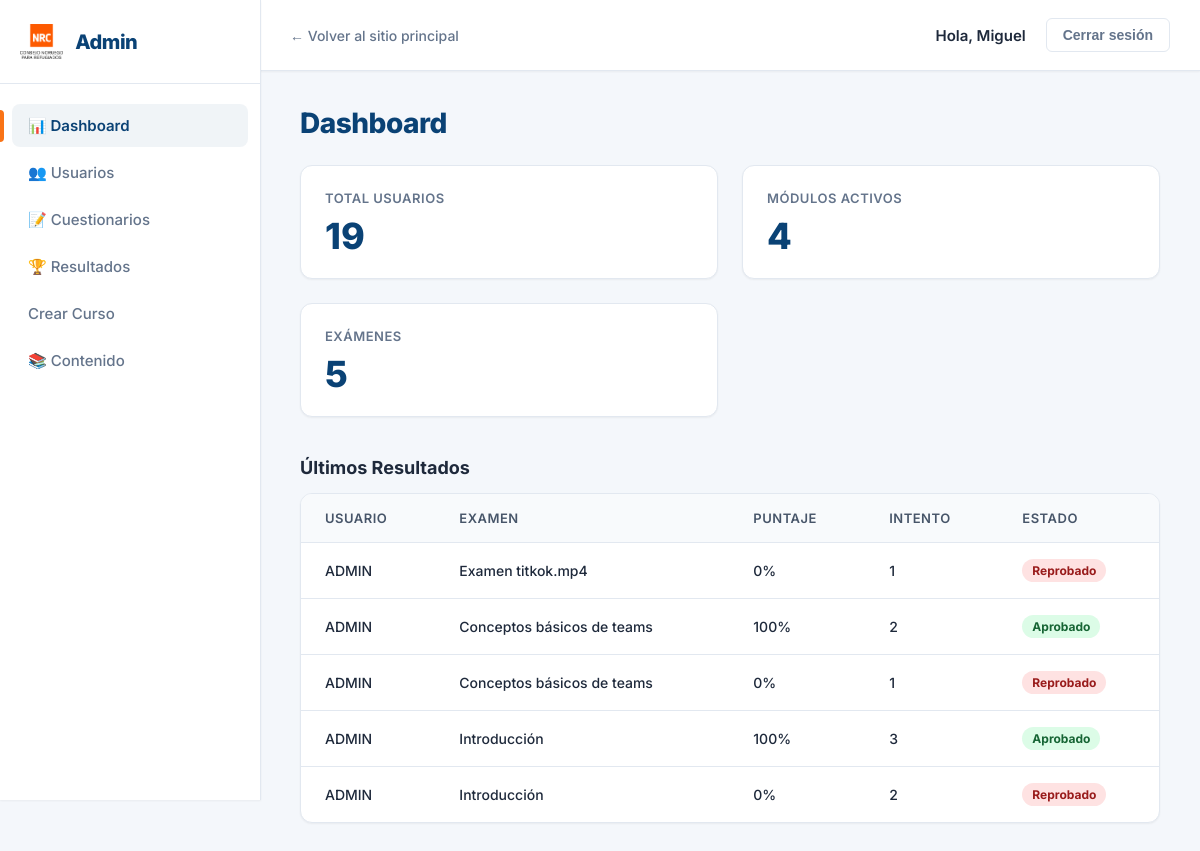
The page /panel/ (signed in) on the database its author committed.
### WebDjango/models.py (models this page shows, shortened)
class ResultadoCuestionario(models.Model):
    usuario = models.ForeignKey(
        User,
        on_delete=models.CASCADE
    )
    examen = models.ForeignKey(
        Examen,
        on_delete=models.CASCADE
    )
    puntaje = models.PositiveIntegerField()
    aprobado = models.BooleanField(
        default=False
    )
    intento = models.PositiveIntegerField(
        default=1
    )
    class Meta:
        unique_together = (
            "usuario",
            "examen",
            "intento"
        )

class User(models.Model):
    nombreUser=models.CharField(max_length=45)
    cargo=models.CharField(max_length=45)
    ROL_idrol=models.ForeignKey("Rol", on_delete=models.CASCADE, null=True, blank=True)
    paisUser=models.ForeignKey("Pais", on_delete=models.CASCADE, null=True, blank=True )
    Unidad_idUnidad=models.ForeignKey("Unidad", on_delete=models.CASCADE, null=True, blank=True)

class Examen(models.Model):
    video = models.OneToOneField(videos,
        on_delete=models.CASCADE,
        related_name="examen"
    )
    tituloExamen = models.CharField(max_length=200)

### WebDjango/views.py (the view)
# urls.py: path('panel/', views.panel_dashboard, name='panel_dashboard'),
@staff_member_required
def panel_dashboard(request):
    total_usuarios = AuthUser.objects.count()
    total_modulos = Modulo.objects.count()
    total_examenes = Examen.objects.count()
    ultimos_resultados = ResultadoCuestionario.objects.select_related('usuario', 'examen').order_by('-id')[:5]
    return render(request, 'admin_panel/dashboard.html', {
        'total_usuarios': total_usuarios,
        'total_modulos': total_modulos,
        'total_examenes': total_examenes,
        'ultimos_resultados': ultimos_resultados
    })

### templates/admin_panel/dashboard.html (shortened to what this page needs)
{% extends 'admin_panel/base_panel.html' %}
{% block content %}
    <h1>Dashboard</h1>
    <div class="card-grid">
        <div class="kpi-card">
            <div class="kpi-title">Total Usuarios</div>
            <div class="kpi-value">{{ total_usuarios }}</div>
        </div>
        <div class="kpi-card">
            <div class="kpi-title">Módulos Activos</div>
            <div class="kpi-value">{{ total_modulos }}</div>
        </div>
        <div class="kpi-card">
            <div class="kpi-title">Exámenes</div>
            <div class="kpi-value">{{ total_examenes }}</div>
        </div>
    </div>
    <h3>Últimos Resultados</h3>
    <div class="table-container">
        <table>
            <thead>
                <tr>
                    <th>Usuario</th>
                    <th>Examen</th>
                    <th>Puntaje</th>
                    <th>Intento</th>
                    <th>Estado</th>
                </tr>
            </thead>
            <tbody>
                {% for res in ultimos_resultados %}
                <tr>
                    <td>{{ res.usuario.nombreUser }}</td>
                    <td>{{ res.examen.tituloExamen }}</td>
                    <td>{{ res.puntaje }}%</td>
                    <td>{{ res.intento }}</td>
                    <td>
                        {% if res.aprobado %}
                            <span class="badge success">Aprobado</span>
                        {% else %}
                            <span class="badge danger">Reprobado</span>
                        {% endif %}
                    </td>
                </tr>
                {% empty %}
                <tr>
                    <td colspan="5" class="text-center text-muted" style="padding: 30px;">No hay resultados recientes.</td>
                </tr>
                {% endfor %}
            </tbody>
        </table>
    </div>
{% endblock %}

### templates/admin_panel/base_panel.html (shortened to what this page needs)
{% load static %}
<!DOCTYPE html>
<html lang="es">
<head>
    <link rel="stylesheet" href="{% static 'css/admin_panel.css' %}?v=1">
</head>
<body>
    <aside class="admin-sidebar">
        <div class="sidebar-header">
            <img src="{% static 'imagenes/NRClogo.png' %}" alt="Logo NRC">
            <h2>Admin</h2>
        </div>
        <ul class="sidebar-menu">
            <li>
                <a href="{% url 'panel_dashboard' %}"
                    class="{% if request.resolver_match.url_name == 'panel_dashboard' %}active{% endif %}">
                    📊 Dashboard
                </a>
            </li>
            <li>
                <a href="{% url 'panel_usuarios' %}"
                    class="{% if request.resolver_match.url_name == 'panel_usuarios' or request.resolver_match.url_name == 'panel_editar_usuario' %}active{% endif %}">
                    👥 Usuarios
                </a>
            </li>
            <li>
                <a href="{% url 'panel_cuestionarios' %}"
                    class="">
                    📝 Cuestionarios
                </a>
            </li>
            <li>
                <a href="{% url 'panel_resultados' %}"
                    class="{% if request.resolver_match.url_name == 'panel_resultados' %}active{% endif %}">
                    🏆 Resultados
                </a>
            </li>
            <li>
                <a href="{% url 'registro_modulo_y_cursos' %}">Crear Curso</a>
            </li>
            <li>
                <a href="{% url 'panel_contenido' %}"
                    class="{% if request.resolver_match.url_name == 'panel_contenido' or request.resolver_match.url_name == 'panel_editar_modulo' or request.resolver_match.url_name == 'panel_editar_curso' %}active{% endif %}">
                    📚 Contenido
                </a>
            </li>
        </ul>
    </aside>
    <main class="admin-main">
        <header class="admin-header">
            <div class="nav-left">
                <a href="{% url 'home' %}">← Volver al sitio principal</a>
            </div>
            <div class="user-profile">
                <span style="color: var(--text-main);">Hola, {{ request.user.username }}</span>
                <form method="post" action="{% url 'salir' %}" style="margin: 0;">
                    <button type="submit" class="logout-btn">Cerrar sesión</button>
                </form>
            </div>
        </header>
        <section class="admin-content">
            {% block content %}
            {% endblock %}
        </section>
    </main>
</body>
</html>

### static/css/admin_panel.css (style rules this page uses)
:root { --bg-main: #f4f7fb; --bg-sidebar: #ffffff; --bg-card: #ffffff; --text-main: #1e293b; --text-muted: #64748b; --accent-blue: #0a4275; --accent-blue-hover: #0d5699; --accent-orange: #f97316; --accent-orange-hover: #ea580c; --border-color: #e2e8f0; --shadow-sm: 0 1px 2px 0 rgb(0 0 0 / 0.05); --shadow-md: 0 4px 6px -1px rgb(0 0 0 / 0.1), 0 2px 4px -2px rgb(0 0 0 / 0.1); --shadow-lg: 0 10px 15px -3px rgb(0 0 0 / 0.1), 0 4px 6px -4px rgb(0 0 0 / 0.1); }
body { margin: 0; padding: 0; font-family: 'Inter', sans-serif; background-color: var(--bg-main); color: var(--text-main); display: flex; min-height: 100vh; }
a { text-decoration: none; color: inherit; }
.admin-sidebar { width: 260px; background-color: var(--bg-sidebar); border-right: 1px solid var(--border-color); display: flex; flex-direction: column; position: fixed; height: 100vh; z-index: 1000; box-shadow: var(--shadow-sm); }
.sidebar-header { padding: 24px 20px; border-bottom: 1px solid var(--border-color); display: flex; align-items: center; gap: 12px; }
.sidebar-header img { height: 35px; }
.sidebar-header h2 { margin: 0; font-size: 20px; font-weight: 800; color: var(--accent-blue); letter-spacing: -0.5px; }
.sidebar-menu { list-style: none; padding: 0; margin: 20px 0; }
.sidebar-menu li { margin-bottom: 4px; padding: 0 12px; }
.sidebar-menu a { display: flex; align-items: center; padding: 12px 16px; color: var(--text-muted); transition: all 0.2s ease; gap: 12px; border-radius: 8px; font-weight: 500; font-size: 15px; }
.sidebar-menu a.active { background-color: rgba(10, 66, 117, 0.06); color: var(--accent-blue); font-weight: 600; }
.sidebar-menu a.active::before { content: ''; position: absolute; left: 0; width: 4px; height: 32px; background-color: var(--accent-orange); border-radius: 0 4px 4px 0; }
.admin-main { flex: 1; margin-left: 260px; display: flex; flex-direction: column; }
.admin-header { height: 70px; background-color: var(--bg-sidebar); border-bottom: 1px solid var(--border-color); display: flex; align-items: center; justify-content: space-between; padding: 0 30px; box-shadow: var(--shadow-sm); position: sticky; top: 0; z-index: 999; }
.admin-header .nav-left a { color: var(--text-muted); font-size: 14px; font-weight: 500; display: flex; align-items: center; gap: 6px; }
.user-profile { display: flex; align-items: center; gap: 20px; }
.user-profile span { font-weight: 600; color: var(--accent-blue); font-size: 15px; }
.logout-btn { background-color: transparent; color: var(--text-muted); border: 1px solid var(--border-color); padding: 8px 16px; border-radius: 6px; cursor: pointer; font-weight: 600; font-size: 14px; transition: all 0.2s ease; }
.admin-content { padding: 35px 40px; flex: 1; overflow-y: auto; }
h1 { font-size: 28px; font-weight: 800; margin-top: 0; margin-bottom: 25px; color: var(--accent-blue); letter-spacing: -0.5px; }
h3 { margin-top: 0; margin-bottom: 15px; color: var(--text-main); font-weight: 700; font-size: 18px; }
.card-grid { display: grid; grid-template-columns: repeat(auto-fit, minmax(280px, 1fr)); gap: 24px; margin-bottom: 40px; }
.kpi-card { background-color: var(--bg-card); padding: 24px; border-radius: 12px; border: 1px solid var(--border-color); box-shadow: var(--shadow-sm); transition: transform 0.2s ease, box-shadow 0.2s ease; }
.kpi-title { font-size: 13px; color: var(--text-muted); text-transform: uppercase; font-weight: 600; letter-spacing: 0.5px; margin-bottom: 12px; }
.kpi-value { font-size: 36px; font-weight: 800; color: var(--accent-blue); line-height: 1; }
.table-container { background-color: var(--bg-card); border-radius: 12px; border: 1px solid var(--border-color); overflow: hidden; margin-bottom: 30px; box-shadow: var(--shadow-sm); }
table { width: 100%; border-collapse: collapse; }
th, td { padding: 16px 24px; text-align: left; border-bottom: 1px solid var(--border-color); font-size: 14px; }
th { background-color: #f8fafc; color: #475569; font-weight: 600; font-size: 13px; text-transform: uppercase; letter-spacing: 0.5px; }
td { color: var(--text-main); font-weight: 500; }
tr:last-child td { border-bottom: none; }
.badge { padding: 4px 10px; border-radius: 20px; font-size: 12px; font-weight: 700; display: inline-block; }
.badge.success { background-color: #dcfce7; color: #166534; }
.badge.danger { background-color: #fee2e2; color: #991b1b; }

### rows shown on the page
ResultadoCuestionario: usuario.nombreUser "ADMIN", examen.tituloExamen "Examen titkok.mp4", puntaje "0", intento "1", aprobado "Reprobado"
ResultadoCuestionario: usuario.nombreUser "ADMIN", examen.tituloExamen "Conceptos básicos de teams", puntaje "100", intento "2", aprobado "Aprobado"
ResultadoCuestionario: usuario.nombreUser "ADMIN", examen.tituloExamen "Conceptos básicos de teams", puntaje "0", intento "1", aprobado "Reprobado"
ResultadoCuestionario: usuario.nombreUser "ADMIN", examen.tituloExamen "Introducción", puntaje "100", intento "3", aprobado "Aprobado"
ResultadoCuestionario: usuario.nombreUser "ADMIN", examen.tituloExamen "Introducción", puntaje "0", intento "2", aprobado "Reprobado"

### other values the page prints
{{ request.user.username }} "Miguel"
{{ total_usuarios }} "19"
{{ total_modulos }} "4"
{{ total_examenes }} "5"
